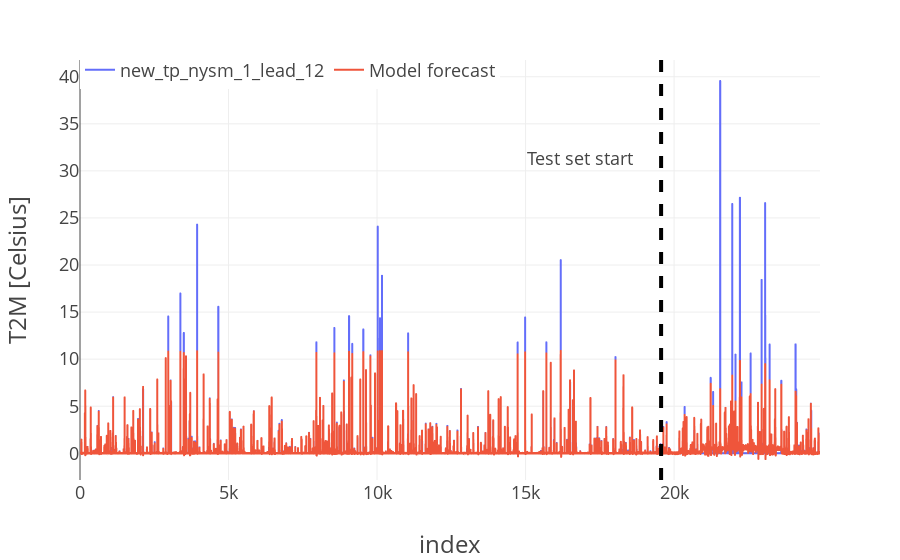

Notebook source saved alongside this figure:
### Code cell
import plotly.express as px
import plotly.graph_objects as go
import plotly.io as pio

pio.templates.default = "plotly_white"
plot_template = dict(
    layout=go.Layout(
        {"font_size": 18, "xaxis_title_font_size": 24, "yaxis_title_font_size": 24}
    )
)

fig = px.line(df_out, labels=dict(created_at="Date", value="T2M [Celsius]"))
fig.add_vline(x=test_start, line_width=4, line_dash="dash")
fig.add_annotation(
    xref="paper", x=0.75, yref="paper", y=0.8, text="Test set start", showarrow=False
)
fig.update_layout(
    template=plot_template, legend=dict(orientation="h", y=1.02, title_text="")
)
fig.show()

### Figure 1 — Plotly figure (JSON) as saved in the notebook; plotly's stock layout.template omitted (floating-point values rounded to 4 significant figures; data arrays with more than 128 entries replaced by an {"elided": "..."} marker saying what was removed)
{"data": [{"hovertemplate": "variable=new_tp_nysm_1_lead_12<br>index=%{x}<br>T2M [Celsius]=%{y}<extra></extra>", "legendgroup": "new_tp_nysm_1_lead_12", "line": {"color": "#636efa", "dash": "solid"}, "marker": {"symbol": "circle"}, "mode": "lines", "name": "new_tp_nysm_1_lead_12", "showlegend": true, "type": "scattergl", "x": {"elided": "24913 int values"}, "xaxis": "x", "y": {"elided": "24913 float values"}, "yaxis": "y"}, {"hovertemplate": "variable=Model forecast<br>index=%{x}<br>T2M [Celsius]=%{y}<extra></extra>", "legendgroup": "Model forecast", "line": {"color": "#EF553B", "dash": "solid"}, "marker": {"symbol": "circle"}, "mode": "lines", "name": "Model forecast", "showlegend": true, "type": "scattergl", "x": {"elided": "24913 int values"}, "xaxis": "x", "y": {"elided": "24913 float values"}, "yaxis": "y"}], "layout": {"annotations": [{"showarrow": false, "text": "Test set start", "x": 0.75, "xref": "paper", "y": 0.8, "yref": "paper"}], "legend": {"orientation": "h", "title": {"text": ""}, "tracegroupgap": 0, "y": 1.02}, "margin": {"t": 60}, "shapes": [{"line": {"dash": "dash", "width": 4}, "type": "line", "x0": 19563, "x1": 19563, "xref": "x", "y0": 0, "y1": 1, "yref": "y domain"}], "xaxis": {"anchor": "y", "domain": [0, 1], "title": {"text": "index"}}, "yaxis": {"anchor": "x", "domain": [0, 1], "title": {"text": "T2M [Celsius]"}}}}
